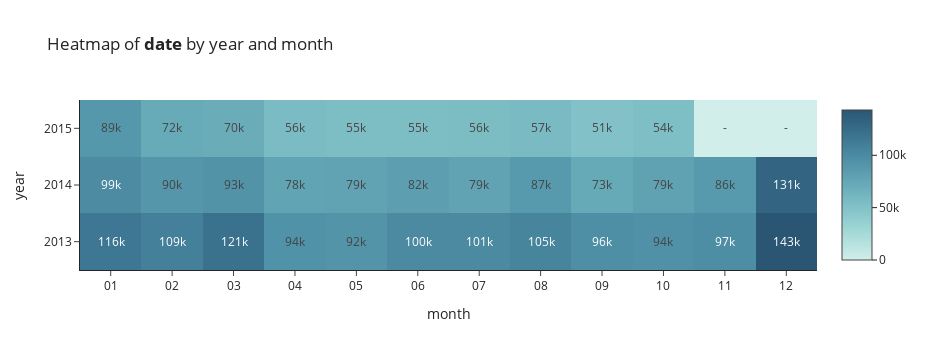

This figure's notebook cell:
### Markdown cell above
## Datetime

### Code cell
tmp = train[['date']].astype('str')
describe.describe_1d_datetime_with_plot(tmp, 'date')

### Figure 1 — Plotly figure (JSON) as saved in the notebook; plotly's stock layout.template omitted (floating-point values rounded to 4 significant figures)
{"data": [{"colorscale": [[0, "rgb(209, 238, 234)"], [0.1667, "rgb(168, 219, 217)"], [0.3333, "rgb(133, 196, 201)"], [0.5, "rgb(104, 171, 184)"], [0.6667, "rgb(79, 144, 166)"], [0.8333, "rgb(59, 115, 143)"], [1, "rgb(42, 86, 116)"]], "customdata": [[null, null, null, null, null, null, null, null, null, null, null, null], [null, null, null, null, null, null, null, null, null, null, null, null], [null, null, null, null, null, null, null, null, null, null, null, null]], "hovertemplate": "year month: %{y}/%{x}<br>count: %{z:,.0f}<br>frequency: %{customdata:.2%}", "text": [["116k", "109k", "121k", "94k", "92k", "100k", "101k", "105k", "96k", "94k", "97k", "143k"], ["99k", "90k", "93k", "78k", "79k", "82k", "79k", "87k", "73k", "79k", "86k", "131k"], ["89k", "72k", "70k", "56k", "55k", "55k", "56k", "57k", "51k", "54k", "-", "-"]], "texttemplate": "%{text}", "type": "heatmap", "x": ["01", "02", "03", "04", "05", "06", "07", "08", "09", "10", "11", "12"], "y": ["2013", "2014", "2015"], "z": [[115690, 108613, 121347, 94109, 91759, 100403, 100548, 104772, 96137, 94202, 96736, 143246], [99349, 89830, 92733, 77906, 78529, 82408, 78760, 86614, 73157, 79361, 86428, 130786], [88522, 71808, 69977, 56274, 54548, 54617, 55549, 57029, 50588, 53514, 0, 0]]}], "layout": {"height": 350, "title": {"text": "Heatmap of <b>date</b> by year and month"}, "width": 930, "xaxis": {"title": {"text": "month"}}, "yaxis": {"title": {"text": "year"}}}}
